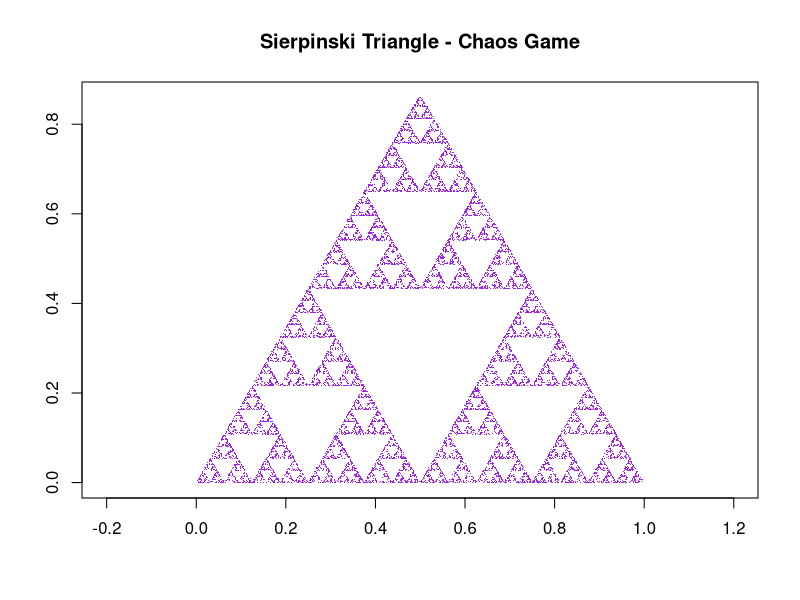

Write the R code that produced this figure.
# @author: my@daisg.com
# @date: 2025-10-29
# @version: 0.1
# Copyright (c) 2025 daisg
# SPDX-License-Identifier: GPL-3
# @brief/ Description
# 谢尔宾斯基三角形 (Sierpinski Triangle) 混沌法
sierpinski_chaos <- function(n_points = 10000) {
  # 定义三角形的三个顶点
  vertices <- matrix(c(
    0, 0,
    1, 0,
    0.5, sqrt(3)/2
  ), nrow = 3, byrow = TRUE)
  
  # 随机选择起点
  current_point <- c(runif(1), runif(1))
  points <- matrix(current_point, nrow = 1)
  
  for (i in 1:n_points) {
    # 随机选择一个顶点
    vertex <- vertices[sample(1:3, 1),]
    
    # 移动到当前点和选中顶点的中点
    current_point <- (current_point + vertex) / 2
    points <- rbind(points, current_point)
  }
  
  return(points)
}

# 绘制混沌游戏生成的谢尔宾斯基三角形
sierpinski_points <- sierpinski_chaos(15000)
plot(sierpinski_points, pch = ".", cex = 1, asp = 1, col = "purple",
     xlab = "", ylab = "", main = "Sierpinski Triangle - Chaos Game")
